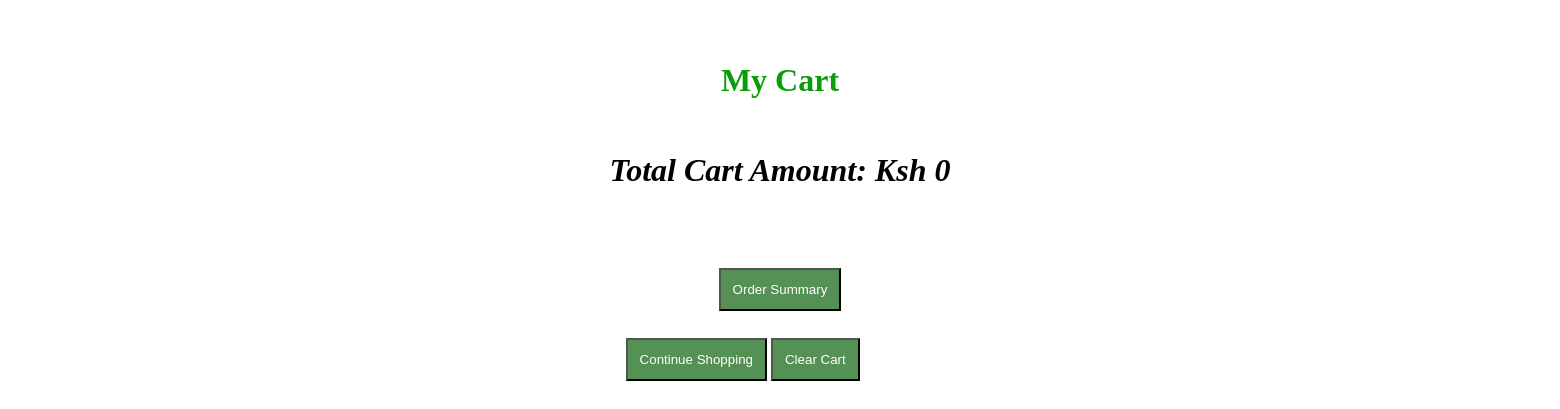
Before: /shoppingcart/product_cart/ with the older database file.
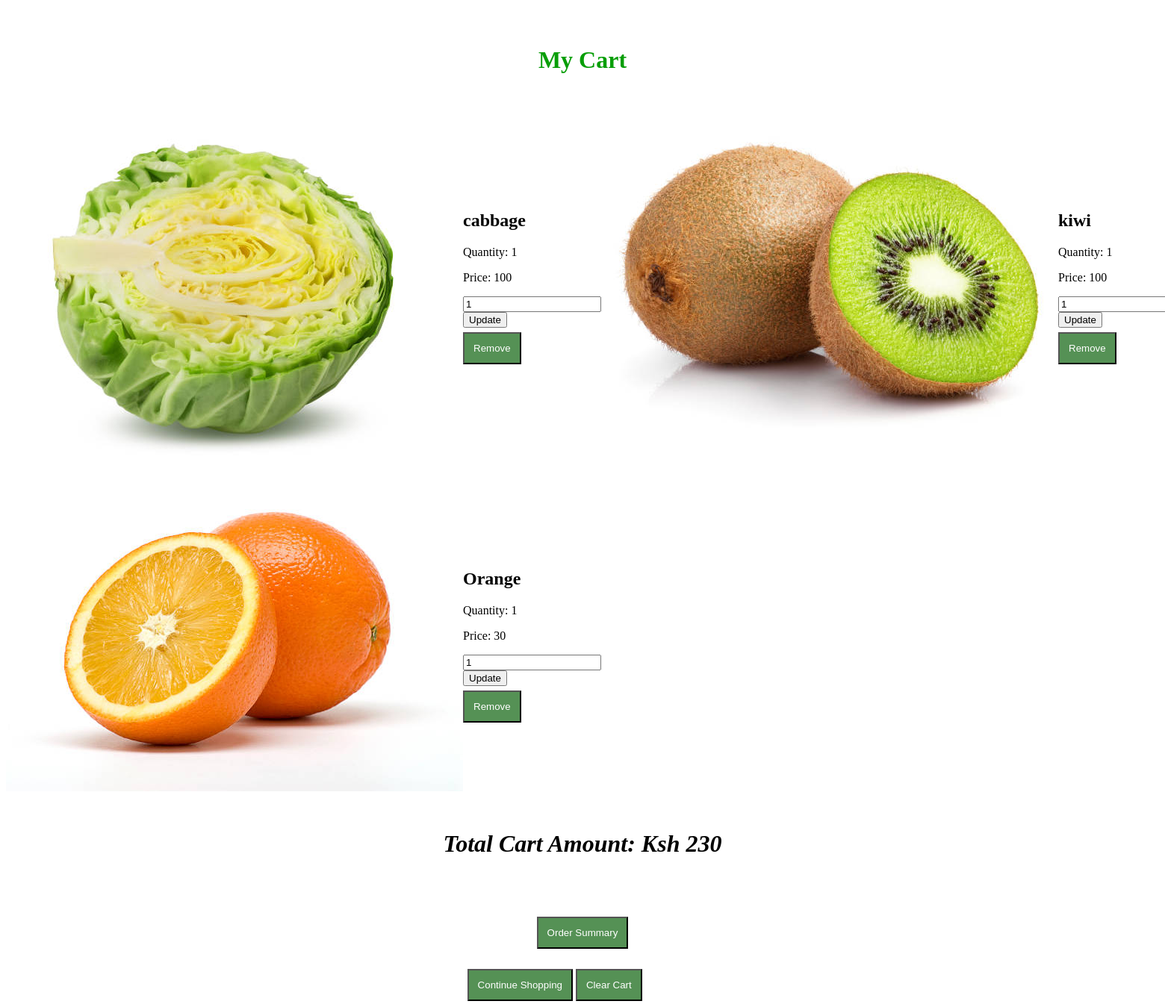
After: the same page with the newer database file.
### shoppingcart/models.py (models this page shows, shortened)
class Product_Cart(models.Model):
    products= models.ManyToManyField(Product)
    product_name = models.CharField(max_length=32)
    product_price = models.IntegerField()
    product_quantity = models.IntegerField()
    product_image = models.ImageField(upload_to='images/')
    date_added = models.DateTimeField()

### shoppingcart/views.py (the view)
# urls.py: path('product_cart/', view_cart, name='view_cart'),
def view_cart(request):
    product_cart = Product_Cart.objects.all()
    total_cart_price = 0
    for item in product_cart:
        item.total_price = item.product_price * item.product_quantity
        total_cart_price += item.total_price
    return render(request, "cart/view_cart.html", {"product_cart": product_cart, "total_cart_price": total_cart_price})

### templates/cart/view_cart.html (shortened to what this page needs)
<!DOCTYPE html>
<html lang="en">
<head>
</head>
<body>
    <h1>My Cart</h1>
    <div class="cart-container">
        {% for product in product_cart %}
        <div class="cart-item">
                <img src="{{ product.product_image.url }}" />
            <div class="item-details">
                <h2>{{ product.product_name }}</h2>
                <p>Quantity: {{ product.product_quantity }}</p>
                <p>Price: {{ product.product_price }}</p>
                <form method="post" action="{% url 'update_cart' id=product.id %}">
                    <input type="number" name="quantity" value="{{ product.product_quantity }}" min="1">
                    <button type="submit" class="update">Update</button>
                </form>
                <a href="{% url 'remove_item' id=product.id %}" class="remove"> <button  class="button"> Remove</button></a>
            </div>
        </div>
        {% endfor %}
    </div>
    <div class="total_price">
        <p>Total Cart Amount: Ksh {{ total_cart_price }}
          </p>
        <a href="{% url 'order_summary_view' %}">   <button class="button" >Order Summary</button> </a>
    </div>
    <div class="cart_buttons">
        <a href="{% url 'products_list_view' %}"><button class="button" >Continue Shopping</button></a>
        <a href="{% url 'empty_cart' %}"><button  class="button1" >Clear Cart</button></a>
    </div>
</body>
</html>

### templates/cart/view_cart.html (style rules this page uses)
.cart-container { background-color: #fff; display: grid; grid-template-columns: repeat(2,1fr); }
.cart-item { padding: 10px 0; display: flex; align-items: center; margin-bottom: 10px; }
.item-details { flex-grow: 1; }
.cart_buttons { gap: 20%; margin-left: 40%; justify-content: center; }
.button, .button1 { padding: 12px 12px; background-color: rgb(85, 145, 85); color: white; margin-top: 3%; }
.button1 { margin-right: 4%; }
.remove { margin-top: 3%; }
h1 { text-align: center; color: rgb(8, 158, 8); margin-top: 4%; }
.total_price { text-align: center; font-size: xx-large; font-style: italic; font-weight: bolder; }

Changed rows visible on the page:
added Product_Cart: product_image (picture), product_name "cabbage", product_quantity "1", product_price "100", quantity "1"
added Product_Cart: product_image (picture), product_name "kiwi", product_quantity "1", product_price "100", quantity "1"
added Product_Cart: product_image (picture), product_name "Orange", product_quantity "1", product_price "30", quantity "1"
Other visible differences:
{{ total_cart_price }}: "0" → "230"
